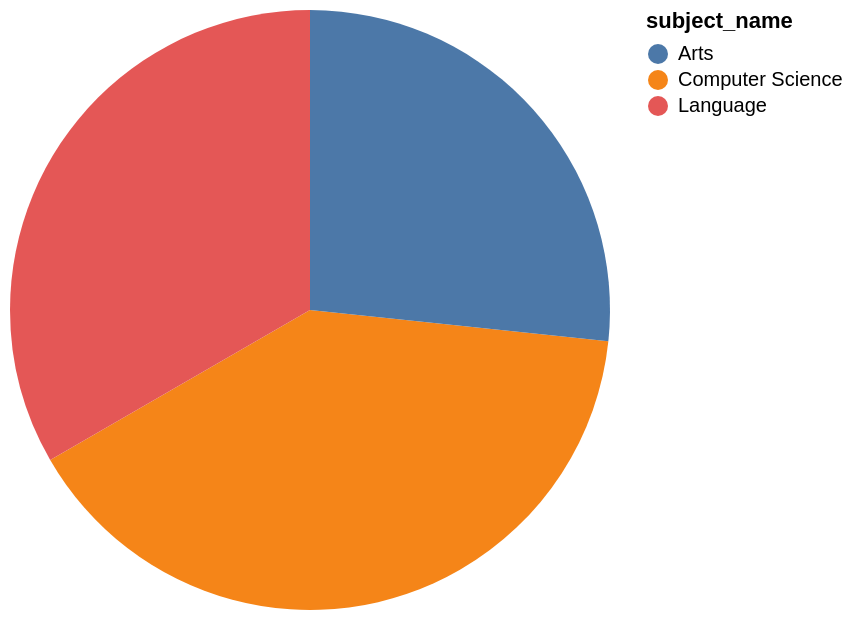

Write the Vega-Lite specification saved for this chart.
### Vega-Lite specification from a JSON file in a GitHub repository (floating-point values rounded to 4 significant figures)
{"data": {"values": [{"x_data": "Computer Science", "y_data": 6}, {"x_data": "Arts", "y_data": 4}, {"x_data": "Language", "y_data": 5}]}, "mark": "arc", "encoding": {"theta": {"field": "y_data", "type": "quantitative", "title": "COUNT(*)"}, "color": {"field": "x_data", "type": "nominal", "title": "subject_name"}}}
